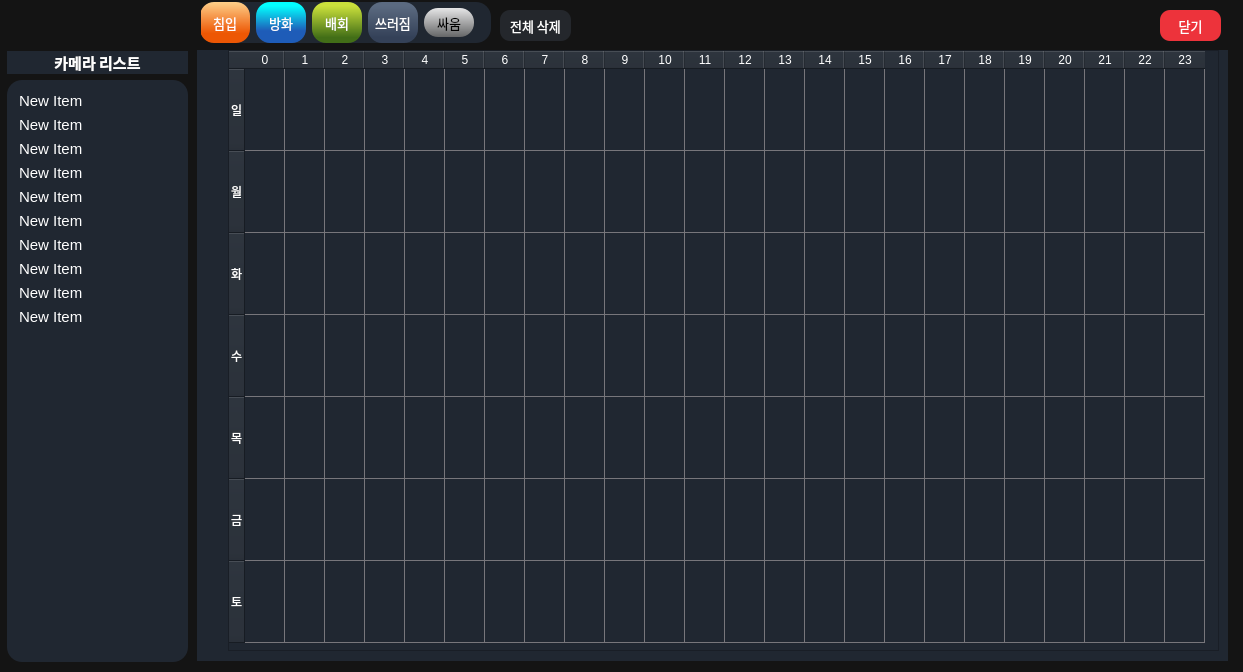
<?xml version="1.0" encoding="UTF-8"?>
<ui version="4.0">
 <class>schedule_window</class>
 <widget class="QWidget" name="schedule_window">
  <property name="geometry">
   <rect>
    <x>0</x>
    <y>0</y>
    <width>1243</width>
    <height>672</height>
   </rect>
  </property>
  <property name="sizePolicy">
   <sizepolicy hsizetype="Fixed" vsizetype="Fixed">
    <horstretch>0</horstretch>
    <verstretch>0</verstretch>
   </sizepolicy>
  </property>
  <property name="minimumSize">
   <size>
    <width>1163</width>
    <height>562</height>
   </size>
  </property>
  <property name="maximumSize">
   <size>
    <width>16777215</width>
    <height>16777215</height>
   </size>
  </property>
  <property name="windowTitle">
   <string>camera schedule</string>
  </property>
  <property name="styleSheet">
   <string notr="true">background-color: rgb(20, 20, 20);

</string>
  </property>
  <widget class="QWidget" name="layoutWidget">
   <property name="geometry">
    <rect>
     <x>7</x>
     <y>51</y>
     <width>181</width>
     <height>611</height>
    </rect>
   </property>
   <layout class="QVBoxLayout" name="verticalLayout_3">
    <item>
     <widget class="QLabel" name="schedule_camera_list_label">
      <property name="minimumSize">
       <size>
        <width>0</width>
        <height>0</height>
       </size>
      </property>
      <property name="font">
       <font>
        <family>Ubuntu Light</family>
        <pointsize>11</pointsize>
        <bold>true</bold>
       </font>
      </property>
      <property name="styleSheet">
       <string notr="true">color: rgb(255, 255, 255);
border-radius: 15px;
background-color: rgb(32,39,49);

</string>
      </property>
      <property name="text">
       <string>카메라 리스트</string>
      </property>
      <property name="alignment">
       <set>Qt::AlignmentFlag::AlignCenter</set>
      </property>
     </widget>
    </item>
    <item>
     <widget class="QWidget" name="widget_3" native="true">
      <property name="styleSheet">
       <string notr="true">color: rgb(255, 255, 255);
border-radius: 15px;
background-color: rgb(32,39,49);

</string>
      </property>
      <layout class="QVBoxLayout" name="verticalLayout_7">
       <item>
        <widget class="QListWidget" name="schedule_camera_list">
         <property name="font">
          <font>
           <pointsize>11</pointsize>
           <italic>false</italic>
           <bold>false</bold>
           <underline>false</underline>
           <strikeout>false</strikeout>
           <kerning>true</kerning>
          </font>
         </property>
         <property name="focusPolicy">
          <enum>Qt::FocusPolicy::NoFocus</enum>
         </property>
         <property name="contextMenuPolicy">
          <enum>Qt::ContextMenuPolicy::DefaultContextMenu</enum>
         </property>
         <property name="acceptDrops">
          <bool>true</bool>
         </property>
         <property name="styleSheet">
          <string notr="true">QListWidget::item {
    padding: 3px;
}
QListWidget::item:selected {
    border: 2px solid rgb(26, 95, 180);
    border-radius: 5px; /* 둥근 테두리 추가 */
}
</string>
         </property>
         <property name="frameShape">
          <enum>QFrame::Shape::NoFrame</enum>
         </property>
         <property name="lineWidth">
          <number>1</number>
         </property>
         <property name="editTriggers">
          <set>QAbstractItemView::EditTrigger::NoEditTriggers</set>
         </property>
         <property name="tabKeyNavigation">
          <bool>false</bool>
         </property>
         <property name="showDropIndicator" stdset="0">
          <bool>false</bool>
         </property>
         <property name="dragEnabled">
          <bool>false</bool>
         </property>
         <property name="dragDropOverwriteMode">
          <bool>false</bool>
         </property>
         <property name="dragDropMode">
          <enum>QAbstractItemView::DragDropMode::NoDragDrop</enum>
         </property>
         <property name="defaultDropAction">
          <enum>Qt::DropAction::IgnoreAction</enum>
         </property>
         <property name="selectionMode">
          <enum>QAbstractItemView::SelectionMode::SingleSelection</enum>
         </property>
         <property name="textElideMode">
          <enum>Qt::TextElideMode::ElideLeft</enum>
         </property>
         <property name="verticalScrollMode">
          <enum>QAbstractItemView::ScrollMode::ScrollPerItem</enum>
         </property>
         <property name="movement">
          <enum>QListView::Movement::Static</enum>
         </property>
         <property name="flow">
          <enum>QListView::Flow::TopToBottom</enum>
         </property>
         <property name="isWrapping" stdset="0">
          <bool>false</bool>
         </property>
         <property name="resizeMode">
          <enum>QListView::ResizeMode::Fixed</enum>
         </property>
         <property name="layoutMode">
          <enum>QListView::LayoutMode::SinglePass</enum>
         </property>
         <property name="spacing">
          <number>2</number>
         </property>
         <property name="viewMode">
          <enum>QListView::ViewMode::ListMode</enum>
         </property>
         <property name="modelColumn">
          <number>0</number>
         </property>
         <property name="uniformItemSizes">
          <bool>true</bool>
         </property>
         <property name="wordWrap">
          <bool>false</bool>
         </property>
         <property name="selectionRectVisible">
          <bool>true</bool>
         </property>
         <item>
          <property name="text">
           <string>New Item</string>
          </property>
         </item>
         <item>
          <property name="text">
           <string>New Item</string>
          </property>
         </item>
         <item>
          <property name="text">
           <string>New Item</string>
          </property>
         </item>
         <item>
          <property name="text">
           <string>New Item</string>
          </property>
         </item>
         <item>
          <property name="text">
           <string>New Item</string>
          </property>
         </item>
         <item>
          <property name="text">
           <string>New Item</string>
          </property>
         </item>
         <item>
          <property name="text">
           <string>New Item</string>
          </property>
         </item>
         <item>
          <property name="text">
           <string>New Item</string>
          </property>
         </item>
         <item>
          <property name="text">
           <string>New Item</string>
          </property>
         </item>
         <item>
          <property name="text">
           <string>New Item</string>
          </property>
         </item>
        </widget>
       </item>
      </layout>
     </widget>
    </item>
   </layout>
  </widget>
  <widget class="QWidget" name="detect_type_tab_widget" native="true">
   <property name="geometry">
    <rect>
     <x>200</x>
     <y>2</y>
     <width>291</width>
     <height>41</height>
    </rect>
   </property>
   <property name="styleSheet">
    <string notr="true">color: rgb(255, 255, 255);
border-radius: 15px;
background-color: rgb(32,39,49);

</string>
   </property>
   <layout class="QHBoxLayout" name="horizontalLayout">
    <item>
     <widget class="QPushButton" name="intr_bnt">
      <property name="sizePolicy">
       <sizepolicy hsizetype="Preferred" vsizetype="Preferred">
        <horstretch>0</horstretch>
        <verstretch>0</verstretch>
       </sizepolicy>
      </property>
      <property name="minimumSize">
       <size>
        <width>50</width>
        <height>29</height>
       </size>
      </property>
      <property name="font">
       <font>
        <pointsize>10</pointsize>
       </font>
      </property>
      <property name="cursor">
       <cursorShape>PointingHandCursor</cursorShape>
      </property>
      <property name="styleSheet">
       <string notr="true">QPushButton {
				background-color: qlineargradient(spread:pad, x1:0, y1:1, x2:0, y2:0, stop:0.233831 rgba(237, 87, 4, 255), stop:1 rgba(253, 207, 137, 255));
				border-radius: 14px;

            }
QPushButton:checked {
                color: white;
				border-radius: 14px;
				border: 3px solid rgb(255, 255, 255);

            }</string>
      </property>
      <property name="text">
       <string>침입</string>
      </property>
      <property name="checkable">
       <bool>true</bool>
      </property>
      <property name="checked">
       <bool>false</bool>
      </property>
     </widget>
    </item>
    <item>
     <widget class="QPushButton" name="fire_bnt">
      <property name="sizePolicy">
       <sizepolicy hsizetype="Preferred" vsizetype="Preferred">
        <horstretch>0</horstretch>
        <verstretch>0</verstretch>
       </sizepolicy>
      </property>
      <property name="minimumSize">
       <size>
        <width>50</width>
        <height>29</height>
       </size>
      </property>
      <property name="font">
       <font>
        <pointsize>10</pointsize>
       </font>
      </property>
      <property name="cursor">
       <cursorShape>PointingHandCursor</cursorShape>
      </property>
      <property name="styleSheet">
       <string notr="true">
QPushButton {
				background-color: qlineargradient(spread:pad, x1:0, y1:1, x2:0, y2:0, stop:0.298507 rgba(30, 92, 184, 255), stop:0.905473 rgba(3, 254, 254, 255));
				border-radius: 14px;
            }
QPushButton:checked {
                color: white;
				border-radius: 14px;
				border: 3px solid rgb(255, 255, 255);

            }</string>
      </property>
      <property name="text">
       <string>방화</string>
      </property>
      <property name="checkable">
       <bool>true</bool>
      </property>
      <property name="checked">
       <bool>false</bool>
      </property>
     </widget>
    </item>
    <item>
     <widget class="QPushButton" name="loit_bnt">
      <property name="sizePolicy">
       <sizepolicy hsizetype="Preferred" vsizetype="Preferred">
        <horstretch>0</horstretch>
        <verstretch>0</verstretch>
       </sizepolicy>
      </property>
      <property name="minimumSize">
       <size>
        <width>50</width>
        <height>29</height>
       </size>
      </property>
      <property name="font">
       <font>
        <pointsize>10</pointsize>
       </font>
      </property>
      <property name="cursor">
       <cursorShape>PointingHandCursor</cursorShape>
      </property>
      <property name="styleSheet">
       <string notr="true">

QPushButton {
				background-color: qlineargradient(spread:pad, x1:0, y1:1, x2:0, y2:0, stop:0.134328 rgba(66, 110, 23, 255), stop:0.905473 rgba(202, 224, 59, 255));
				border-radius: 14px;

            }
QPushButton:checked {
                color: white;
				border-radius: 14px;
				border: 3px solid rgb(255, 255, 255);

            }</string>
      </property>
      <property name="text">
       <string>배회</string>
      </property>
      <property name="checkable">
       <bool>true</bool>
      </property>
      <property name="checked">
       <bool>false</bool>
      </property>
     </widget>
    </item>
    <item>
     <widget class="QPushButton" name="fall_bnt">
      <property name="sizePolicy">
       <sizepolicy hsizetype="Preferred" vsizetype="Preferred">
        <horstretch>0</horstretch>
        <verstretch>0</verstretch>
       </sizepolicy>
      </property>
      <property name="minimumSize">
       <size>
        <width>50</width>
        <height>29</height>
       </size>
      </property>
      <property name="font">
       <font>
        <pointsize>10</pointsize>
       </font>
      </property>
      <property name="cursor">
       <cursorShape>PointingHandCursor</cursorShape>
      </property>
      <property name="styleSheet">
       <string notr="true">

QPushButton {
				background-color: qlineargradient(spread:pad, x1:0, y1:1, x2:0, y2:0, stop:0.134328 rgba(52, 65, 88, 255), stop:0.905473 rgba(91, 106, 128, 255));

				border-radius: 14px;


            }
QPushButton:checked {
                color: white;
				border-radius: 14px;
				border: 3px solid rgb(255, 255, 255);

            }</string>
      </property>
      <property name="text">
       <string>쓰러짐</string>
      </property>
      <property name="checkable">
       <bool>true</bool>
      </property>
      <property name="checked">
       <bool>false</bool>
      </property>
     </widget>
    </item>
    <item>
     <widget class="QPushButton" name="fight_bnt">
      <property name="sizePolicy">
       <sizepolicy hsizetype="Preferred" vsizetype="Preferred">
        <horstretch>0</horstretch>
        <verstretch>0</verstretch>
       </sizepolicy>
      </property>
      <property name="minimumSize">
       <size>
        <width>50</width>
        <height>29</height>
       </size>
      </property>
      <property name="maximumSize">
       <size>
        <width>50</width>
        <height>29</height>
       </size>
      </property>
      <property name="font">
       <font>
        <pointsize>10</pointsize>
       </font>
      </property>
      <property name="cursor">
       <cursorShape>PointingHandCursor</cursorShape>
      </property>
      <property name="styleSheet">
       <string notr="true">

QPushButton {
	color: rgb(0, 0, 0);

	
	background-color: qlineargradient(spread:pad, x1:0, y1:0, x2:0, y2:1, stop:0 rgba(230, 230, 231, 255), stop:1 rgba(101, 102, 103, 255));

				border-radius: 14px;


            }
QPushButton:checked {
                color: white;
				border-radius: 14px;
				border: 3px solid rgb(255, 255, 255);

            }</string>
      </property>
      <property name="text">
       <string>싸움</string>
      </property>
      <property name="checkable">
       <bool>true</bool>
      </property>
      <property name="checked">
       <bool>false</bool>
      </property>
     </widget>
    </item>
    <item>
     <spacer name="horizontalSpacer">
      <property name="orientation">
       <enum>Qt::Orientation::Horizontal</enum>
      </property>
      <property name="sizeHint" stdset="0">
       <size>
        <width>40</width>
        <height>20</height>
       </size>
      </property>
     </spacer>
    </item>
   </layout>
  </widget>
  <widget class="QWidget" name="detect_time_table_widget" native="true">
   <property name="geometry">
    <rect>
     <x>197</x>
     <y>50</y>
     <width>1031</width>
     <height>611</height>
    </rect>
   </property>
   <property name="styleSheet">
    <string notr="true">color: rgb(255, 255, 255);
background-color: rgb(32,39,49);

</string>
   </property>
   <widget class="QTableWidget" name="schedule_time_table">
    <property name="geometry">
     <rect>
      <x>31</x>
      <y>0</y>
      <width>991</width>
      <height>601</height>
     </rect>
    </property>
    <property name="minimumSize">
     <size>
      <width>0</width>
      <height>575</height>
     </size>
    </property>
    <property name="maximumSize">
     <size>
      <width>9999</width>
      <height>9999</height>
     </size>
    </property>
    <property name="font">
     <font>
      <family>Sans</family>
     </font>
    </property>
    <property name="styleSheet">
     <string notr="true">QTableView {gridline-color: rgb(119, 118, 123);}</string>
    </property>
    <property name="showDropIndicator" stdset="0">
     <bool>true</bool>
    </property>
    <property name="dragEnabled">
     <bool>false</bool>
    </property>
    <property name="dragDropOverwriteMode">
     <bool>true</bool>
    </property>
    <property name="dragDropMode">
     <enum>QAbstractItemView::DragDropMode::NoDragDrop</enum>
    </property>
    <property name="selectionMode">
     <enum>QAbstractItemView::SelectionMode::ExtendedSelection</enum>
    </property>
    <property name="selectionBehavior">
     <enum>QAbstractItemView::SelectionBehavior::SelectItems</enum>
    </property>
    <property name="gridStyle">
     <enum>Qt::PenStyle::SolidLine</enum>
    </property>
    <property name="sortingEnabled">
     <bool>false</bool>
    </property>
    <attribute name="horizontalHeaderMinimumSectionSize">
     <number>3</number>
    </attribute>
    <attribute name="horizontalHeaderDefaultSectionSize">
     <number>40</number>
    </attribute>
    <attribute name="horizontalHeaderShowSortIndicator" stdset="0">
     <bool>false</bool>
    </attribute>
    <attribute name="horizontalHeaderStretchLastSection">
     <bool>false</bool>
    </attribute>
    <attribute name="verticalHeaderVisible">
     <bool>true</bool>
    </attribute>
    <attribute name="verticalHeaderCascadingSectionResizes">
     <bool>false</bool>
    </attribute>
    <attribute name="verticalHeaderMinimumSectionSize">
     <number>18</number>
    </attribute>
    <attribute name="verticalHeaderDefaultSectionSize">
     <number>82</number>
    </attribute>
    <attribute name="verticalHeaderShowSortIndicator" stdset="0">
     <bool>false</bool>
    </attribute>
    <attribute name="verticalHeaderStretchLastSection">
     <bool>false</bool>
    </attribute>
    <row>
     <property name="text">
      <string>일</string>
     </property>
    </row>
    <row>
     <property name="text">
      <string>월</string>
     </property>
    </row>
    <row>
     <property name="text">
      <string>화</string>
     </property>
    </row>
    <row>
     <property name="text">
      <string>수</string>
     </property>
    </row>
    <row>
     <property name="text">
      <string>목</string>
     </property>
    </row>
    <row>
     <property name="text">
      <string>금</string>
     </property>
    </row>
    <row>
     <property name="text">
      <string>토</string>
     </property>
    </row>
    <column>
     <property name="text">
      <string>0</string>
     </property>
    </column>
    <column>
     <property name="text">
      <string>1</string>
     </property>
    </column>
    <column>
     <property name="text">
      <string>2</string>
     </property>
    </column>
    <column>
     <property name="text">
      <string>3</string>
     </property>
    </column>
    <column>
     <property name="text">
      <string>4</string>
     </property>
    </column>
    <column>
     <property name="text">
      <string>5</string>
     </property>
    </column>
    <column>
     <property name="text">
      <string>6</string>
     </property>
    </column>
    <column>
     <property name="text">
      <string>7</string>
     </property>
    </column>
    <column>
     <property name="text">
      <string>8</string>
     </property>
    </column>
    <column>
     <property name="text">
      <string>9</string>
     </property>
    </column>
    <column>
     <property name="text">
      <string>10</string>
     </property>
    </column>
    <column>
     <property name="text">
      <string>11</string>
     </property>
    </column>
    <column>
     <property name="text">
      <string>12</string>
     </property>
    </column>
    <column>
     <property name="text">
      <string>13</string>
     </property>
    </column>
    <column>
     <property name="text">
      <string>14</string>
     </property>
    </column>
    <column>
     <property name="text">
      <string>15</string>
     </property>
    </column>
    <column>
     <property name="text">
      <string>16</string>
     </property>
    </column>
    <column>
     <property name="text">
      <string>17</string>
     </property>
    </column>
    <column>
     <property name="text">
      <string>18</string>
     </property>
    </column>
    <column>
     <property name="text">
      <string>19</string>
     </property>
    </column>
    <column>
     <property name="text">
      <string>20</string>
     </property>
    </column>
    <column>
     <property name="text">
      <string>21</string>
     </property>
    </column>
    <column>
     <property name="text">
      <string>22</string>
     </property>
    </column>
    <column>
     <property name="text">
      <string>23</string>
     </property>
    </column>
   </widget>
   <widget class="QPushButton" name="check_box_mon">
    <property name="geometry">
     <rect>
      <x>3</x>
      <y>135</y>
      <width>23</width>
      <height>23</height>
     </rect>
    </property>
    <property name="styleSheet">
     <string notr="true">
            QPushButton {
                border: none;  /* No border in normal state */
	
color: rgb(179,179,179);
            }
            QPushButton:checked {
                border: none;  /* No border when checked */
            }
            QPushButton:hover {
                border: none;  /* No border when hovered */
            }
</string>
    </property>
    <property name="text">
     <string/>
    </property>
    <property name="icon">
     <iconset resource="../ms_ai_img.qrc">
      <normaloff>:/newPrefix/ui/images/check_off.png</normaloff>
      <normalon>:/newPrefix/ui/images/check.png</normalon>:/newPrefix/ui/images/check_off.png</iconset>
    </property>
    <property name="iconSize">
     <size>
      <width>20</width>
      <height>20</height>
     </size>
    </property>
    <property name="checkable">
     <bool>true</bool>
    </property>
    <property name="checked">
     <bool>false</bool>
    </property>
   </widget>
   <widget class="QPushButton" name="check_box_tue">
    <property name="geometry">
     <rect>
      <x>3</x>
      <y>216</y>
      <width>23</width>
      <height>23</height>
     </rect>
    </property>
    <property name="styleSheet">
     <string notr="true">
            QPushButton {
                border: none;  /* No border in normal state */
	
color: rgb(179,179,179);
            }
            QPushButton:checked {
                border: none;  /* No border when checked */
            }
            QPushButton:hover {
                border: none;  /* No border when hovered */
            }
</string>
    </property>
    <property name="text">
     <string/>
    </property>
    <property name="icon">
     <iconset resource="../ms_ai_img.qrc">
      <normaloff>:/newPrefix/ui/images/check_off.png</normaloff>
      <normalon>:/newPrefix/ui/images/check.png</normalon>:/newPrefix/ui/images/check_off.png</iconset>
    </property>
    <property name="iconSize">
     <size>
      <width>20</width>
      <height>20</height>
     </size>
    </property>
    <property name="checkable">
     <bool>true</bool>
    </property>
    <property name="checked">
     <bool>false</bool>
    </property>
   </widget>
   <widget class="QPushButton" name="check_box_wed">
    <property name="geometry">
     <rect>
      <x>3</x>
      <y>298</y>
      <width>23</width>
      <height>23</height>
     </rect>
    </property>
    <property name="styleSheet">
     <string notr="true">
            QPushButton {
                border: none;  /* No border in normal state */
	
color: rgb(179,179,179);
            }
            QPushButton:checked {
                border: none;  /* No border when checked */
            }
            QPushButton:hover {
                border: none;  /* No border when hovered */
            }
</string>
    </property>
    <property name="text">
     <string/>
    </property>
    <property name="icon">
     <iconset resource="../ms_ai_img.qrc">
      <normaloff>:/newPrefix/ui/images/check_off.png</normaloff>
      <normalon>:/newPrefix/ui/images/check.png</normalon>:/newPrefix/ui/images/check_off.png</iconset>
    </property>
    <property name="iconSize">
     <size>
      <width>20</width>
      <height>20</height>
     </size>
    </property>
    <property name="checkable">
     <bool>true</bool>
    </property>
    <property name="checked">
     <bool>false</bool>
    </property>
   </widget>
   <widget class="QPushButton" name="check_box_thu">
    <property name="geometry">
     <rect>
      <x>3</x>
      <y>380</y>
      <width>23</width>
      <height>23</height>
     </rect>
    </property>
    <property name="styleSheet">
     <string notr="true">
            QPushButton {
                border: none;  /* No border in normal state */
	
color: rgb(179,179,179);
            }
            QPushButton:checked {
                border: none;  /* No border when checked */
            }
            QPushButton:hover {
                border: none;  /* No border when hovered */
            }
</string>
    </property>
    <property name="text">
     <string/>
    </property>
    <property name="icon">
     <iconset resource="../ms_ai_img.qrc">
      <normaloff>:/newPrefix/ui/images/check_off.png</normaloff>
      <normalon>:/newPrefix/ui/images/check.png</normalon>:/newPrefix/ui/images/check_off.png</iconset>
    </property>
    <property name="iconSize">
     <size>
      <width>20</width>
      <height>20</height>
     </size>
    </property>
    <property name="checkable">
     <bool>true</bool>
    </property>
    <property name="checked">
     <bool>false</bool>
    </property>
   </widget>
   <widget class="QPushButton" name="check_box_fri">
    <property name="geometry">
     <rect>
      <x>3</x>
      <y>465</y>
      <width>23</width>
      <height>23</height>
     </rect>
    </property>
    <property name="styleSheet">
     <string notr="true">
            QPushButton {
                border: none;  /* No border in normal state */
	
color: rgb(179,179,179);
            }
            QPushButton:checked {
                border: none;  /* No border when checked */
            }
            QPushButton:hover {
                border: none;  /* No border when hovered */
            }
</string>
    </property>
    <property name="text">
     <string/>
    </property>
    <property name="icon">
     <iconset resource="../ms_ai_img.qrc">
      <normaloff>:/newPrefix/ui/images/check_off.png</normaloff>
      <normalon>:/newPrefix/ui/images/check.png</normalon>:/newPrefix/ui/images/check_off.png</iconset>
    </property>
    <property name="iconSize">
     <size>
      <width>20</width>
      <height>20</height>
     </size>
    </property>
    <property name="checkable">
     <bool>true</bool>
    </property>
    <property name="checked">
     <bool>false</bool>
    </property>
   </widget>
   <widget class="QPushButton" name="check_box_sat">
    <property name="geometry">
     <rect>
      <x>3</x>
      <y>547</y>
      <width>23</width>
      <height>23</height>
     </rect>
    </property>
    <property name="styleSheet">
     <string notr="true">
            QPushButton {
                border: none;  /* No border in normal state */
	
color: rgb(179,179,179);
            }
            QPushButton:checked {
                border: none;  /* No border when checked */
            }
            QPushButton:hover {
                border: none;  /* No border when hovered */
            }
</string>
    </property>
    <property name="text">
     <string/>
    </property>
    <property name="icon">
     <iconset resource="../ms_ai_img.qrc">
      <normaloff>:/newPrefix/ui/images/check_off.png</normaloff>
      <normalon>:/newPrefix/ui/images/check.png</normalon>:/newPrefix/ui/images/check_off.png</iconset>
    </property>
    <property name="iconSize">
     <size>
      <width>20</width>
      <height>20</height>
     </size>
    </property>
    <property name="checkable">
     <bool>true</bool>
    </property>
    <property name="checked">
     <bool>false</bool>
    </property>
   </widget>
   <widget class="QPushButton" name="check_box_sun">
    <property name="geometry">
     <rect>
      <x>3</x>
      <y>51</y>
      <width>23</width>
      <height>23</height>
     </rect>
    </property>
    <property name="styleSheet">
     <string notr="true">
            QPushButton {
                border: none;  /* No border in normal state */
	
color: rgb(179,179,179);
            }
            QPushButton:checked {
                border: none;  /* No border when checked */
            }
            QPushButton:hover {
                border: none;  /* No border when hovered */
            }
</string>
    </property>
    <property name="text">
     <string/>
    </property>
    <property name="icon">
     <iconset resource="../ms_ai_img.qrc">
      <normaloff>:/newPrefix/ui/images/check_off.png</normaloff>
      <normalon>:/newPrefix/ui/images/check.png</normalon>:/newPrefix/ui/images/check_off.png</iconset>
    </property>
    <property name="iconSize">
     <size>
      <width>20</width>
      <height>20</height>
     </size>
    </property>
    <property name="checkable">
     <bool>true</bool>
    </property>
    <property name="checked">
     <bool>false</bool>
    </property>
   </widget>
  </widget>
  <widget class="QPushButton" name="schedule_close_bnt">
   <property name="geometry">
    <rect>
     <x>1160</x>
     <y>10</y>
     <width>61</width>
     <height>31</height>
    </rect>
   </property>
   <property name="font">
    <font>
     <family>Sans</family>
     <pointsize>10</pointsize>
    </font>
   </property>
   <property name="cursor">
    <cursorShape>PointingHandCursor</cursorShape>
   </property>
   <property name="styleSheet">
    <string notr="true">background-color: rgb(237, 51, 59);
color: rgb(255, 255, 255);
border-radius: 10px;

</string>
   </property>
   <property name="text">
    <string>닫기</string>
   </property>
  </widget>
  <widget class="QPushButton" name="schedule_remove_bnt">
   <property name="geometry">
    <rect>
     <x>500</x>
     <y>10</y>
     <width>71</width>
     <height>31</height>
    </rect>
   </property>
   <property name="font">
    <font>
     <family>Sans</family>
     <pointsize>10</pointsize>
    </font>
   </property>
   <property name="cursor">
    <cursorShape>PointingHandCursor</cursorShape>
   </property>
   <property name="styleSheet">
    <string notr="true">background-color: rgb(36, 39, 44);
color: rgb(255, 255, 255);
border-radius: 10px;

</string>
   </property>
   <property name="text">
    <string>전체 삭제</string>
   </property>
  </widget>
  <widget class="QLabel" name="top_logo_2">
   <property name="geometry">
    <rect>
     <x>10</x>
     <y>10</y>
     <width>191</width>
     <height>30</height>
    </rect>
   </property>
   <property name="minimumSize">
    <size>
     <width>1</width>
     <height>1</height>
    </size>
   </property>
   <property name="maximumSize">
    <size>
     <width>251</width>
     <height>41</height>
    </size>
   </property>
   <property name="font">
    <font>
     <family>Sans</family>
    </font>
   </property>
   <property name="text">
    <string/>
   </property>
   <property name="pixmap">
    <pixmap resource="../ms_ai_img.qrc">:/newPrefix/ui/images/logo.png</pixmap>
   </property>
   <property name="scaledContents">
    <bool>true</bool>
   </property>
  </widget>
 </widget>
 <resources>
  <include location="../ms_ai_img.qrc"/>
  <include location="../ms_ai_img.qrc"/>
  <include location="../ms_ai_img.qrc"/>
 </resources>
 <connections/>
</ui>
